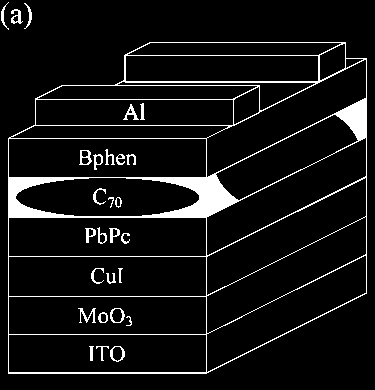
#> input picture IMAGES/result11.jpg, 375 x 390 px, found by its file name
$ python deleteline.py
#> lines starting #> are read from the running program, lines starting #| are printed output that depends on the picture; after the words box and inside, x2 and y2 are one past the last pixel; in counts of white or black regions, pixels touching at a corner belong together
import numpy as np
import cv2

gray = cv2.imread('result11.jpg')
#> gray is the input picture: shape (390, 375, 3); min 0, max 255, mean 19
edges = cv2.Canny(gray,50,150,apertureSize = 3)
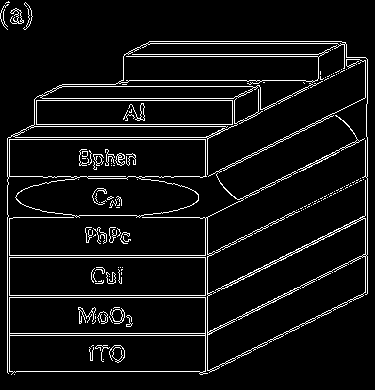
#> edges: shape (390, 375); 6.7% white in thin lines or dots
cv2.imwrite('edges-50-150.jpg',edges)
minLineLength=100
lines = cv2.HoughLinesP(image=edges,rho=1,theta=np.pi/180, threshold=100,lines=np.array([]), minLineLength=minLineLength,maxLineGap=80)
#> lines = 30 rows, first 6: [121, 80, 367, 80], [205, 373, 205, 41], [7, 372, 7, 138], [34, 100, 367, 100], [9, 335, 283, 335], [8, 137, 367, 137]

a,b,c = lines.shape
#> a = 30; b = 1; c = 4
for i in range(a):
    x = lines[i][0][0] - lines [i][0][2]
    y = lines[i][0][1] - lines [i][0][3]
    if x!= 0:
        if abs(y/x) <1:
            cv2.line(gray, (lines[i][0][0], lines[i][0][1]), (lines[i][0][2], lines[i][0][3]), (0, 0, 0), 1, cv2.LINE_AA)
#> this loop made 30 passes
#> (x, y) on passes 1 to 12: (-246, 0), (0, 332), (0, 234), (-333, 0), (-274, 0), (-359, 0), (-310, 0), (-357, 0), (-332, 0), (-337, 0), (0, 237), (-351, 0)
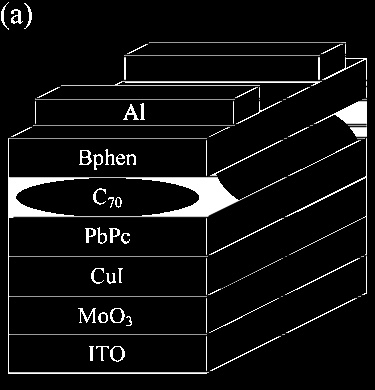
#> gray: shape (390, 375, 3); 2.8% of pixels changed, all inside (x1, y1, x2, y2) = (8, 41, 367, 373)

se = cv2.getStructuringElement(cv2.MORPH_ELLIPSE , (3,3))
#> se = [[0, 1, 0], [1, 1, 1], [0, 1, 0]]
gray = cv2.morphologyEx(gray, cv2.MORPH_CLOSE, se)
cv2.imwrite('houghlines.png', gray)
cv2.imshow('img', gray)
cv2.waitKey(0)
